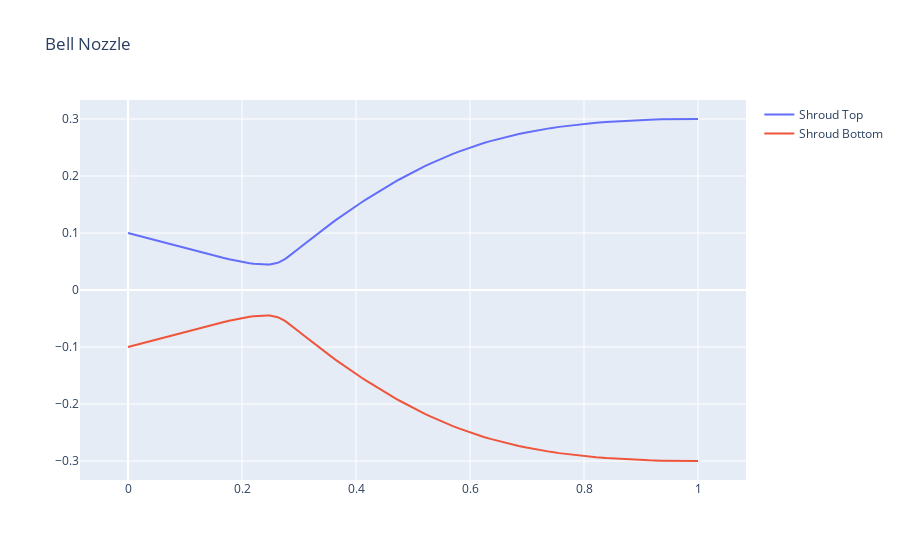

The code cell stored with this chart in its notebook:
### Code cell
from paraflow import FlowPassage
import numpy as np

passage = FlowPassage(
    inlet_radius=0.1,
    area_ratio=3.0,
    axial_length=1,
    contour_props=[0.25, 0.25, 0.5, 0.75],
    contour_angles=np.radians([-15.0, -15.0, 15.0, 15.0]).tolist()
)
passage.visualize("Bell Nozzle")
